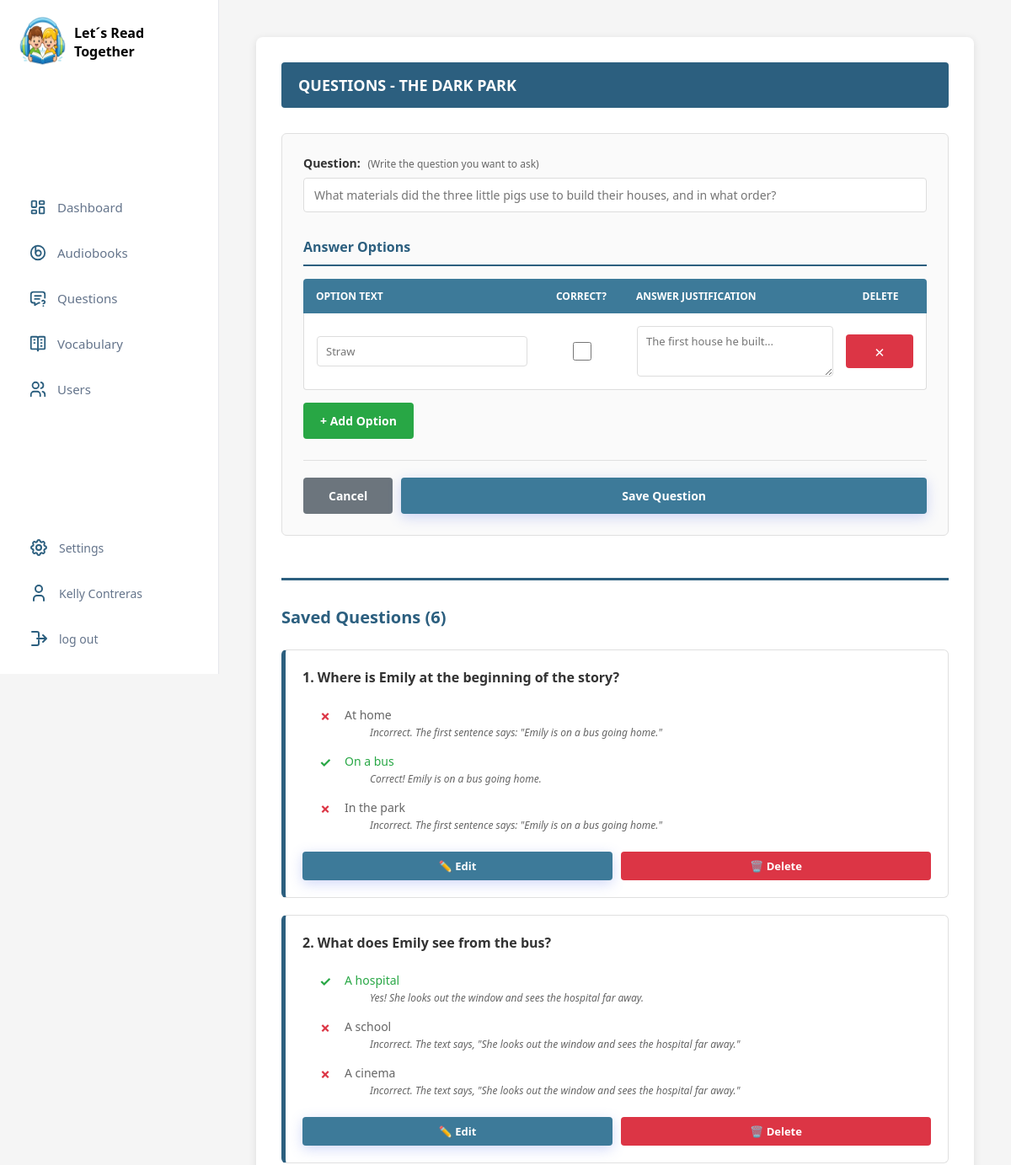
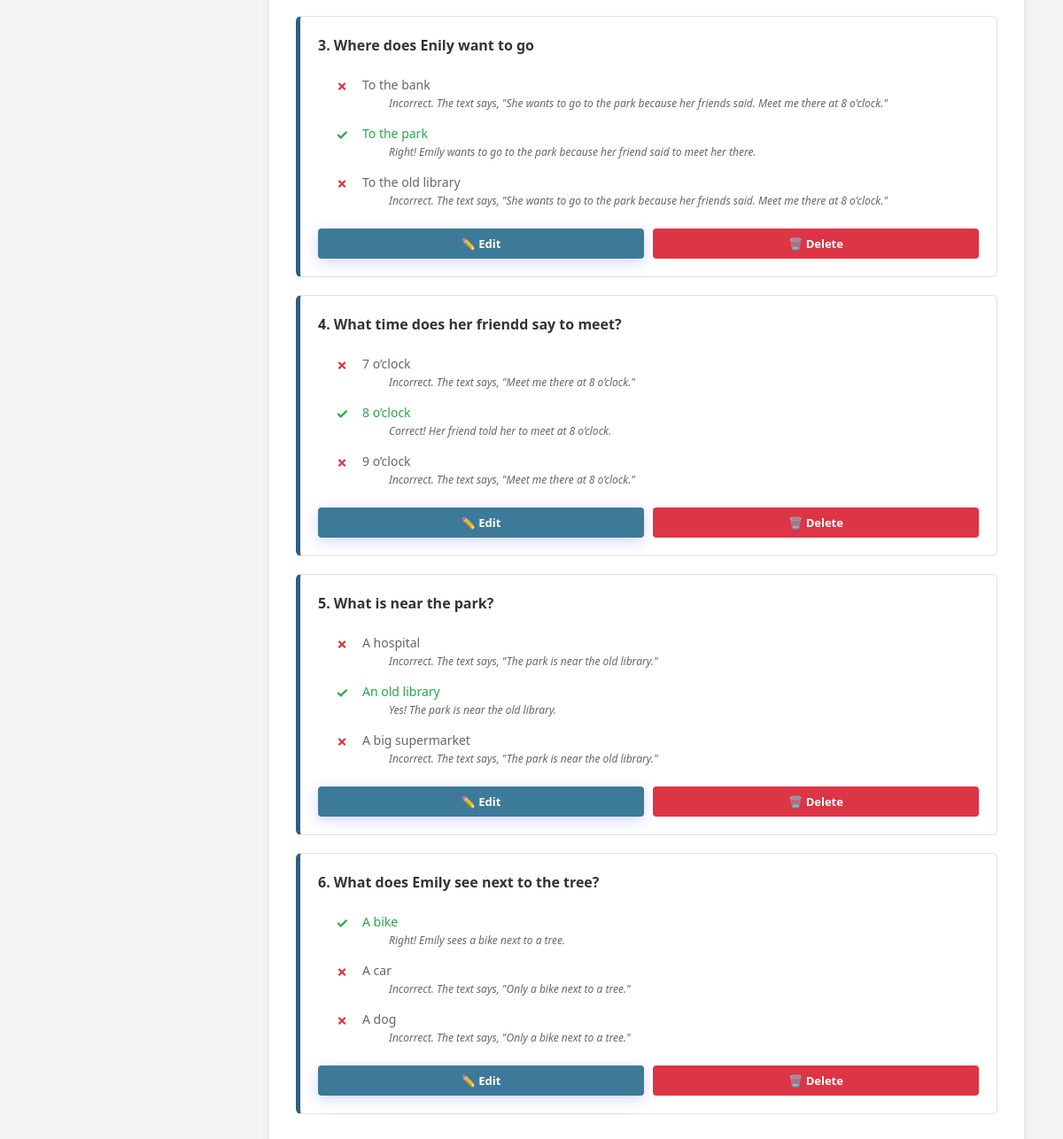
/audiobook/15/questions/ (signed in), run on the app's committed database (2 pictures, top to bottom).
### apps/audiobooks/models.py (models this page shows, shortened)
class Audiobook(models.Model):
    title = models.CharField(
        max_length=255,
        verbose_name="Título"
    )
    author_name = models.CharField(
        max_length=255,
        verbose_name="Autor"
    )
    cover_image = models.ImageField(
        upload_to="audiobooks/covers/",
        verbose_name="Portada"
    )
    audio_file = models.FileField(
        upload_to="audiobooks/audio/",
        verbose_name="Archivo de audio"
    )
    added_by = models.ForeignKey(
        User,
        on_delete=models.CASCADE,
        related_name="audiobooks_uploaded",
        verbose_name="Subido por"
    )
    created_at = models.DateTimeField(
        auto_now_add=True,
        verbose_name="Fecha de creación"
    )
    pdf_file = models.FileField(
        upload_to="audiobooks/pdfs/",
        verbose_name="Archivo PDF (Libro)",
        validators=[FileExtensionValidator(allowed_extensions=['pdf'])],
        null=True,  # Permite que registros antiguos no tengan PDF
        blank=True  # Permite que el formulario se envíe sin PDF si no es obligatorio
    )
    is_active = models.BooleanField(default=True)
    slug = models.SlugField(unique=True, blank=True)

class Questions(models.Model):
    audiobooks = models.ForeignKey(
        Audiobook,
        on_delete=models.CASCADE,
        related_name="questions",
        verbose_name="Audiolibro"
    )
    text = models.TextField( verbose_name="Texto de la pregunta")
    created_at = models.DateTimeField(auto_now_add=True)
    class Meta:
        verbose_name = "Pregunta"
        verbose_name_plural = "Preguntas"

class AnswerOption(models.Model):
    question = models.ForeignKey(
        Questions,
        on_delete=models.CASCADE,
        related_name="options",
        verbose_name="Pregunta"
    )
    text = models.CharField(max_length=300, verbose_name="Texto de la opción")
    is_correct = models.BooleanField(default=False, verbose_name="¿Correcta?")
    justification = models.TextField(
        blank=True,
        null=True,
        verbose_name="Justificación de la respuesta"
    )
    points_if_correct = models.IntegerField(default=1, verbose_name="Puntos si es correcta")
    points_if_wrong = models.IntegerField(default=0, verbose_name="Puntos si es incorrecta")
    class Meta:
        verbose_name = "Opción de respuesta"
        verbose_name_plural = "Opciones de respuesta"

### apps/audiobooks/views.py (the view)
# urls.py: path('audiobook/<int:audiobook_id>/questions/', views.manage_questions, name='manage_questions'),
@login_required
def manage_questions(request, audiobook_id):
    audiobook = get_object_or_404(Audiobook, id=audiobook_id, added_by=request.user)
    questions = Questions.objects.filter(audiobooks=audiobook).prefetch_related('options')
    context = {
        'audiobook': audiobook,
        'questions': questions,
        "titulo_libro": "Let´s Read Together"
    }
    return render(request, 'administrador/Questions/crear_preguntas.html', context)

### templates/administrador/Questions/crear_preguntas.html (shortened to what this page needs)
{% extends 'administrador/inicio_administrador.html' %}
{% load static %}
{% block css %}
{{ block.super }}
<link rel="stylesheet" href="{% static 'css/style_administrador/crear_preguntas.css'%}">
{% endblock %}
{% block content %}
<div class="container">
    <div class="header">
        <h1>Questions - {{ audiobook.title }}</h1>
    </div>
    <div class="question-form">
        <form id="questionForm">
            <div class="form-group">
                <label for="question_text">
                    Question:
                    <span class="label-info">(Write the question you want to ask)</span>
                </label>
                <input type="text" id="question_text" name="question_text"
                    placeholder="What materials did the three little pigs use to build their houses, and in what order?"
                    required>
            </div>
            <div class="options-section">
                <h3 class="options-section-title">Answer Options</h3>
                <div class="options-header">
                    <div>Option Text</div>
                    <div style="text-align: center;">Correct?</div>
                    <div>Answer Justification</div>
                    <div style="text-align: center;">Delete</div>
                </div>
                <div class="options-container">
                    <div id="options-container">
                    </div>
                </div>
                <button type="button" class="btn-add-option" onclick="addOption()">
                    + Add Option
                </button>
            </div>
            <div class="actions">
                <button type="button" class="btn btn-secondary" onclick="resetForm()">
                    Cancel
                </button>
                <button type="submit" class="btn btn-primary">
                    Save Question
                </button>
            </div>
        </form>
    </div>
    <div class="questions-list">
        <h2 class="questions-list-title">Saved Questions ({{ questions.count }})</h2>
        <div id="questions-list-container">
            {% if questions %}
            {% for question in questions %}
            <div class="question-item" data-question-id="{{ question.id }}">
                <h3>{{ question.text }}</h3>
                <div class="options">
                    {% for option in question.options.all %}
                    <div class="option {% if option.is_correct %}correct{% else %}incorrect{% endif %}">
                        <span class="icon">{% if option.is_correct %}✓{% else %}✗{% endif %}</span>
                        <div>
                            <div>{{ option.text }}</div>
                            {% if option.justification %}
                            <div class="option-justification">{{ option.justification }}</div>
                            {% endif %}
                        </div>
                    </div>
                    {% endfor %}
                </div>
                <div class="actions">
                    <button class="btn btn-primary" data-question-id="{{ question.id }}" onclick="editQuestion(this)">
                        ✏️ Edit
                    </button>
                    <button class="btn btn-remove" data-question-id="{{ question.id }}" onclick="deleteQuestion(this)">
                        🗑️ Delete
                    </button>
                </div>
            </div>
            {% endfor %}
            {% endif %}
        </div>
    </div>
</div>
{% endblock %}

### templates/administrador/sidebar_administrador.html (shortened to what this page needs)
{% load static %}
<div class="sidebar-top">
    <div class="brand">
        <canvas id="logoCanvas" width="50" height="50"></canvas>
        <span>{{titulo_libro}}</span>
    </div>
</div>
<nav class="menu">
    <a href="{% url 'administrador' %}">
        Dashboard
    </a>
    <a href="{% url 'lista_libro' %}">
        Audiobooks
    </a>
    <a href="{% url 'mis_audiolibros' %}">
        Questions
    </a>
    <a href="{% url 'lista_vocabulario' %}">
        Vocabulary
    </a>
    <a href="{% url 'usuarios' %}">
        Users
    </a>
</nav>
<div class="sidebar-bottom">
    <a href="{% url 'settings' %}">
        Settings
    </a>
    <a href="#">
        {{ request.user.get_full_name|default:request.user.username }}
    </a>
    <a href="{% url 'logout' %}">
        <svg xmlns="http://www.w3.org/2000/svg" width="24" height="24" viewBox="0 0 24 24" fill="none" stroke="#2c5f7f"
            stroke-width="2" stroke-linecap="round" stroke-linejoin="round">
            <path d="M10 12h10" />
            <path d="M17 8l4 4l-4 4" />
            <path d="M4 4h6a2 2 0 0 1 2 2v4" />
            <path d="M12 14v4a2 2 0 0 1 -2 2h-6" />
        </svg>
        log out
    </a>
</div>
<script>
    (function () {
        function initCanvas() {
            const canvas = document.getElementById('logoCanvas');
            if (!canvas) return;
            const ctx = canvas.getContext('2d');
            const img = new Image();
            img.onload = function () {
                canvas.width = 60;
                canvas.height = 60;
                ctx.drawImage(img, 0, 0, 60, 60);
                const imageData = ctx.getImageData(0, 0, 60, 60);
                const data = imageData.data;
                for (let i = 0; i < data.length; i += 4) {
                    const r = data[i];
                    const g = data[i + 1];
                    const b = data[i + 2];
                    if (r > 240 && g > 240 && b > 240) {
                        data[i + 3] = 0;
                    }
                }
                ctx.putImageData(imageData, 0, 0);
            };
            // IMPORTANTE: Usar template tag de Django
            img.src = "/static/img/Audiobooks_fondo.ico";
        }
        // Ejecutar
        if (document.readyState === 'loading') {
            document.addEventListener('DOMContentLoaded', initCanvas);
        } else {
            initCanvas();
        }
    })();
</script>

### static/css/style_administrador/inicio.css (style rules this page uses)
* { margin: 0; padding: 0; box-sizing: border-box; font-family: system-ui, -apple-system, BlinkMacSystemFont, sans-serif; }
body { background: #f8fafc; display: flex; min-height: 100vh; padding: 20px; }
.sidebar-top { display: flex; align-items: center; gap: 12px; }
.brand { display: flex; align-items: center; gap: 8px; font-weight: 700; font-size: 16px; }
.menu { display: flex; flex-direction: column; gap: 8px; }
.menu a { display: flex; align-items: center; gap: 12px; text-decoration: none; color: #64748b; padding: 12px 14px; border-radius: 10px; font-size: 15px; font-weight: 500; transition: background 0.2s, color 0.2s; }
.menu a svg { width: 22px; height: 22px; flex-shrink: 0; }
.sidebar-bottom { display: flex; flex-direction: column; gap: 10px; font-size: 14px; }
.sidebar-bottom a { display: flex; align-items: center; gap: 12px; text-decoration: none; color: #64748b; padding: 10px 14px; border-radius: 10px; transition: background 0.2s, color 0.2s; }
.btn-primary { background: #2563eb; border: none; padding: 14px; width: 100%; border-radius: 14px; color: #ffffff; font-size: 16px; font-weight: 600; cursor: pointer; transition: background 0.2s; }
.btn-primary { display: inline-flex; align-items: center; gap: 10px; padding: 15px 30px; background: #2c5f7f; color: white; border: none; border-radius: 8px; font-size: 16px; font-weight: 600; cursor: pointer; text-decoration: none; transition: all 0.3s; box-shadow: 0 4px 15px rgba(102, 126, 234, 0.3); }

### data on the page
Audiobook: title "THE DARK PARK"
Questions: text "1. Where is Emily at the beginning of the story?"
AnswerOption: text "At home", justification "Incorrect. The first sentence says: \"Emily is on a bus going home.\""
AnswerOption: text "On a bus", justification "Correct! Emily is on a bus going home."
AnswerOption: text "In the park", justification "Incorrect. The first sentence says: \"Emily is on a bus going home.\""
Questions: text "2. What does Emily see from the bus?"
AnswerOption: text "A hospital", justification "Yes! She looks out the window and sees the hospital far away."
AnswerOption: text "A school", justification "Incorrect. The text says, \"She looks out the window and sees the hospital far away.\""
AnswerOption: text "A cinema", justification "Incorrect. The text says, \"She looks out the window and sees the hospital far away.\""
Questions: text "3. Where does Enily want to go"
AnswerOption: text "To the bank", justification "Incorrect. The text says, \"She wants to go to the park because her friends said. Meet me there at 8 o'clock.\""
AnswerOption: text "To the park", justification "Right! Emily wants to go to the park because her friend said to meet her there."
AnswerOption: text "To the old library", justification "Incorrect. The text says, \"She wants to go to the park because her friends said. Meet me there at 8 o'clock.\""
Questions: text "4. What time does her friendd say to meet?"
AnswerOption: text "7 o’clock", justification "Incorrect. The text says, \"Meet me there at 8 o’clock.\""
AnswerOption: text "8 o’clock", justification "Correct! Her friend told her to meet at 8 o’clock."
AnswerOption: text "9 o’clock", justification "Incorrect. The text says, \"Meet me there at 8 o’clock.\""
Questions: text "5. What is near the park?"
AnswerOption: text "A hospital", justification "Incorrect. The text says, \"The park is near the old library.\""
AnswerOption: text "An old library", justification "Yes! The park is near the old library."
AnswerOption: text "A big supermarket", justification "Incorrect. The text says, \"The park is near the old library.\""
Questions: text "6. What does Emily see next to the tree?"
AnswerOption: text "A bike", justification "Right! Emily sees a bike next to a tree."
AnswerOption: text "A car", justification "Incorrect. The text says, \"Only a bike next to a tree.\""
AnswerOption: text "A dog", justification "Incorrect. The text says, \"Only a bike next to a tree.\""

### other printed values
{{ titulo_libro }} "Let´s Read Together"
{{ request.user.get_full_name|default:request.user.username }} "Kelly Contreras"
{{ questions.count }} "6"
